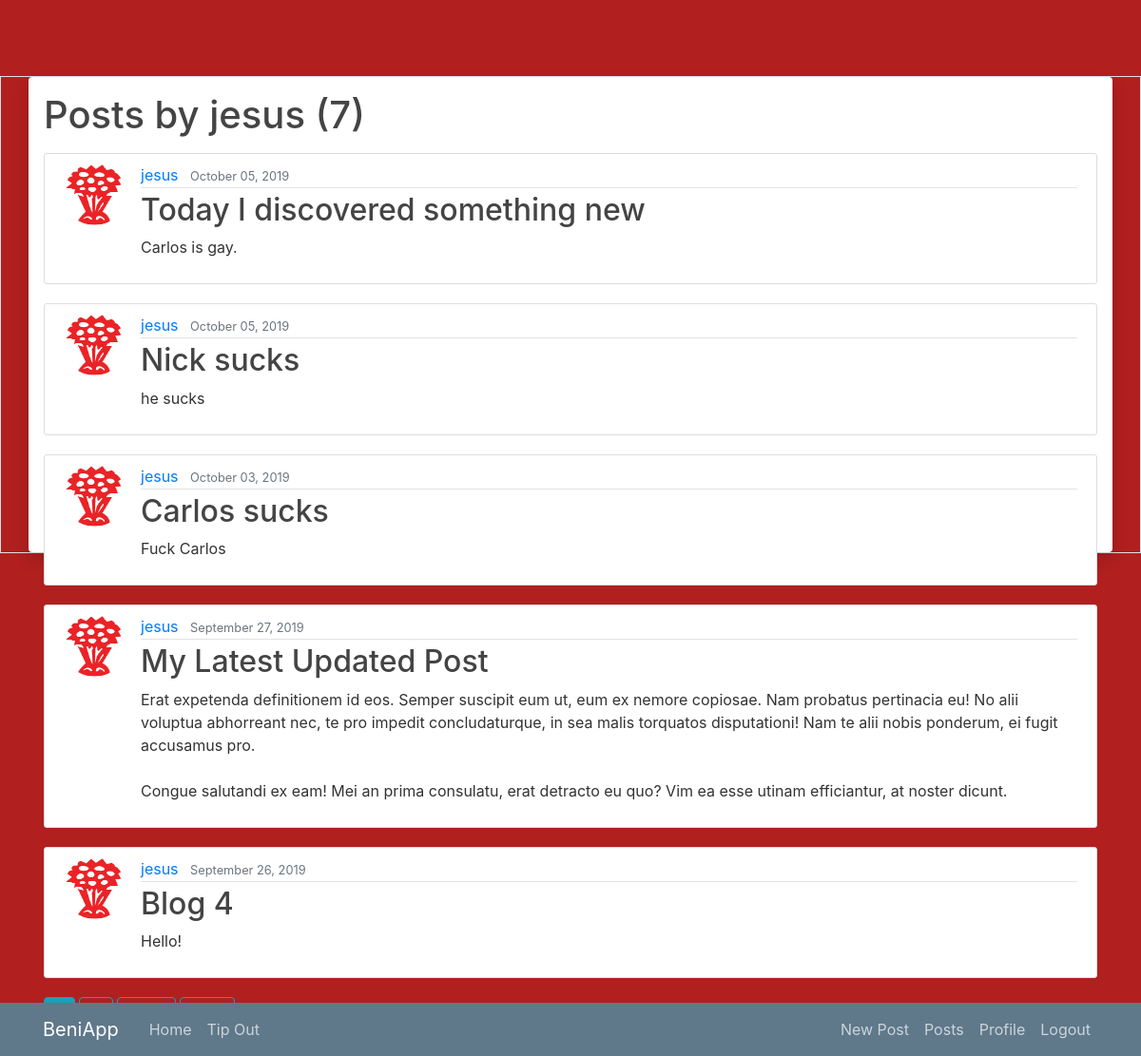
Page /user/jesus (signed in) on the earlier database version.
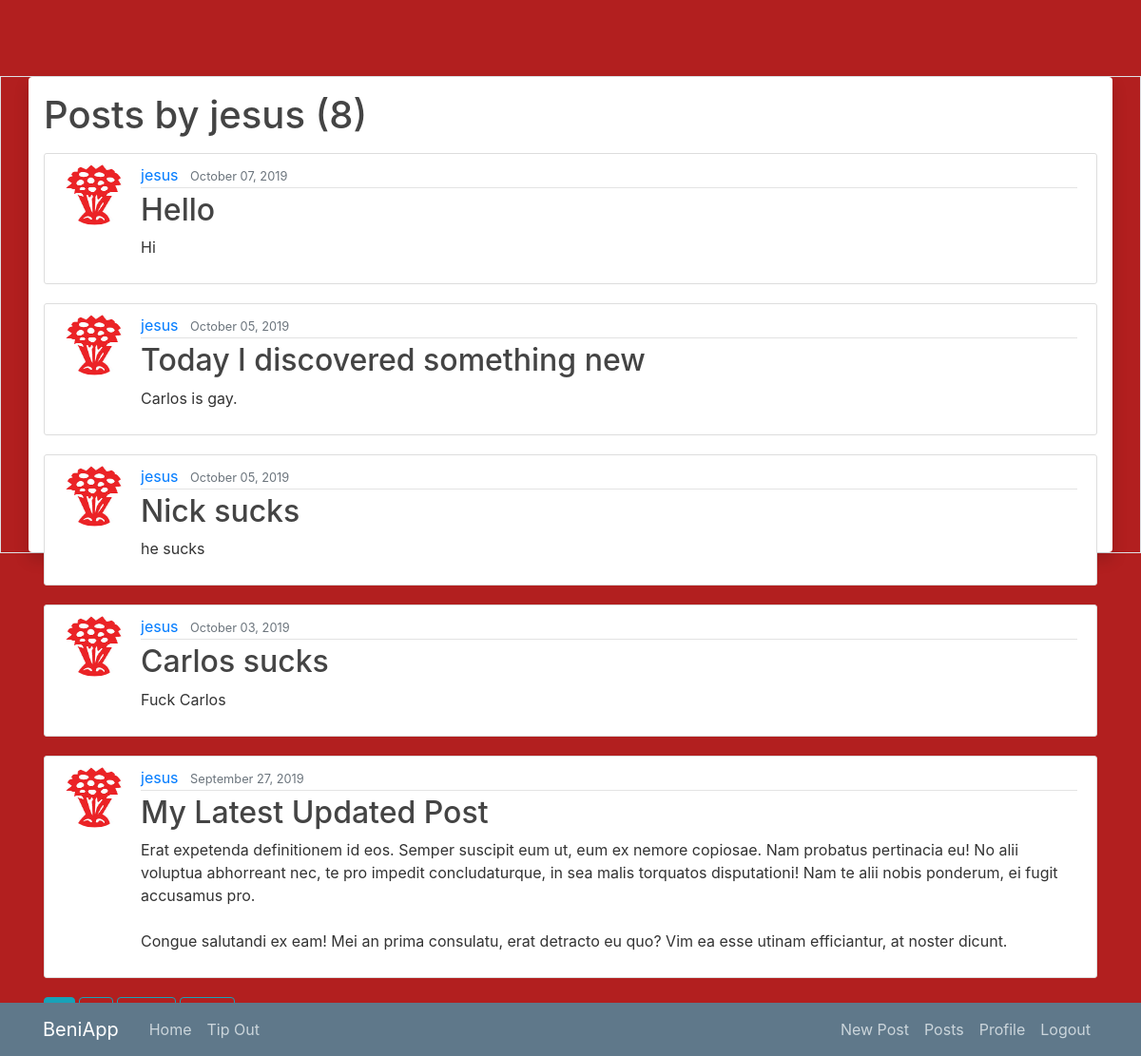
Same page on the later database version.
### blog/models.py (models this page shows, shortened)
class Post(models.Model):
    title = models.CharField(max_length=100)
    content = models.TextField()
    date_posted = models.DateTimeField(default=timezone.now)
    author = models.ForeignKey(User, on_delete=models.CASCADE)

### users/models.py (models this page shows, shortened)
class Profile(models.Model):
    user = models.OneToOneField(User, on_delete=models.CASCADE)
    image = models.ImageField(default='default.png', upload_to='profile_pics')

### blog/views.py (the view)
# urls.py: path('user/<str:username>', UserPostListView.as_view(), name='user-posts'),
class UserPostListView(LoginRequiredMixin, ListView):
    model = Post
    template_name = 'blog/user_post.html'
    context_object_name = 'posts'
    ordering = ['-date_posted']
    paginate_by = 5
    def get_queryset(self):
        user = get_object_or_404(User, username=self.kwargs.get('username'))
        return Post.objects.filter(author=user).order_by('-date_posted')

### blog/templates/blog/user_post.html (shortened to what this page needs)
{% extends "blog/base.html" %}
{% block content %}
    <h1 class="mb-3">Posts by {{ view.kwargs.username }} ({{ page_obj.paginator.count }})</h1>
    {% for post in posts %}
        <article class="media content-section">
          <img class="rounded-circle article-img" src="{{ post.author.profile.image.url }}">
          <div class="media-body">
            <div class="article-metadata">
              <a class="mr-2" href="{% url 'user-posts' post.author.username %}">{{ post.author }}</a>
              <small class="text-muted">{{ post.date_posted|date:"F d, Y" }}</small>
            </div>
            <h2><a class="article-title" href="{% url 'post-detail' post.id %}">{{ post.title }}</a></h2>
            <p class="article-content">{{ post.content }}</p>
          </div>
        </article>
    {% endfor %}
    {% if is_paginated %}
      {% for num in page_obj.paginator.page_range %}
        {% if page_obj.number == num %}
          <a class="btn btn-info mb-4" href="?page={{ num }}">{{ num }}</a>
        {% elif num > page_obj.number|add:'-3' and num < page_obj.number|add:'3' %}
          <a class="btn btn-outline-info mb-4" href="?page={{ num }}">{{ num }}</a>
        {% endif %}
      {% endfor %}
      {% if page_obj.has_next %}
        <a class="btn btn-outline-info mb-4" href="?page={{ page_obj.next_page_number }}">Next</a>
        <a class="btn btn-outline-info mb-4" href="?page={{ page_obj.paginator.num_pages }}">Last</a>
      {% endif %}
    {% endif %}
{% endblock content %}

Differences in the rows shown:
no longer on this page (row unchanged): Post: author.profile.image (picture), author "jesus", date_posted "September 26, 2019", title "Blog 4", content "Hello!"
added Post: author.profile.image (picture), author "jesus", date_posted "October 07, 2019", title "Hello", content "Hi"
Other differences:
{{ page_obj.paginator.count }}: "7" → "8"
